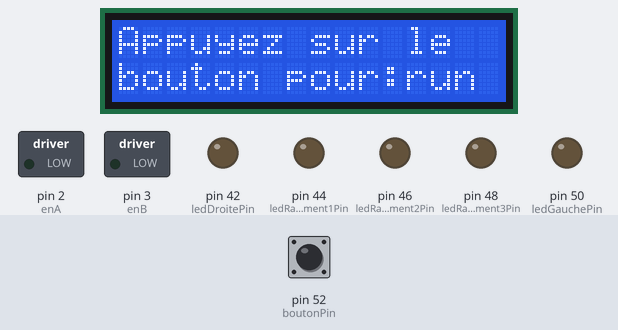
Bench run of a sketch on a simulated Arduino Mega 2560, built with avr-gcc and run on an emulated ATmega2560. Shown: 16×2 character LCD, switched loads named in the sketch (green lamp = pin HIGH), output pins drawn as LEDs (lit = HIGH). The test bench sets the inputs (shaded band); at power-on: pin 52 (boutonPin) HIGH.

Above: at 0.8 s.
0.9 s: pin 52 (boutonPin) pulled LOW for 0.15 s
At 1.7 s:
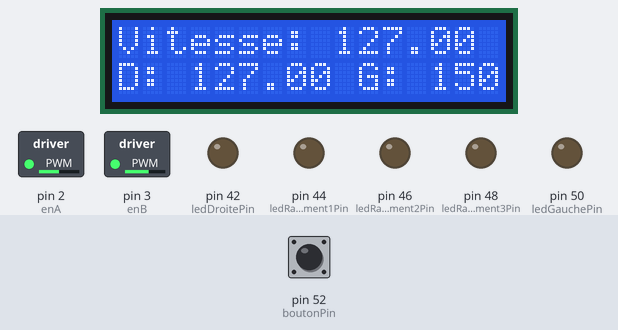
At 6.8 s:
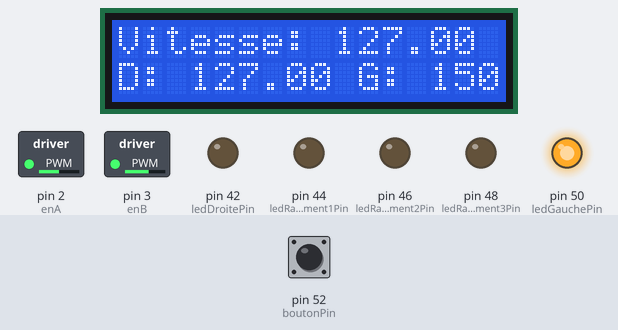
Timing chart, 0 to 8.4 s (numbered marks = the images above; inputs shaded):
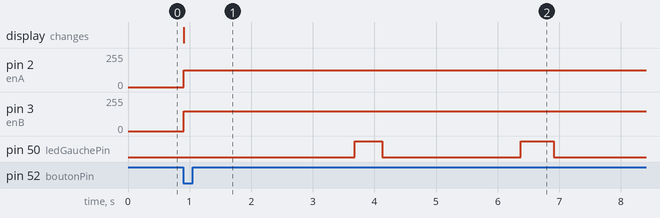

The sketch:

Robot_suiveur_trajectoire.ino
```cpp
#include <LiquidCrystal.h>

// Broches des LED
#define ledDroitePin 42
#define ledGauchePin 50
#define inp1 28
#define inp2 26
#define inp3 24
#define inp4 22
#define enA 2
#define enB 3

// Broches des LED de ralentissement
#define ledRalentissement1Pin 44
#define ledRalentissement2Pin 46
#define ledRalentissement3Pin 48

// Broche du bouton poussoir
#define boutonPin 52

// Broche des potentiomètres
#define potentiometreVitessePin A0

// Broches de l'écran LCD
const int rs = 40, en = 30, d4 = 32, d5 = 34, d6 = 36, d7 = 38;
LiquidCrystal lcd(rs, en, d4, d5, d6, d7);

// Variables pour la vitesse des roues
float vitesseRobot;
float vitesseRoueDroite;
float vitesseRoueGauche;
bool ex = false;

void setup() {
  Serial.begin(9600);

  // Initialisation des modes des broches
  pinMode(ledDroitePin, OUTPUT);
  pinMode(ledGauchePin, OUTPUT);
  pinMode(ledRalentissement1Pin, OUTPUT);
  pinMode(ledRalentissement2Pin, OUTPUT);
  pinMode(ledRalentissement3Pin, OUTPUT);
  pinMode(boutonPin, INPUT_PULLUP);

  // Initialisation de l'écran LCD
  lcd.begin(16, 2);

  // Affichage du message d'attente
  lcd.setCursor(0, 0);
  lcd.print("Appuyez sur le");
  lcd.setCursor(0, 1);
  lcd.print("bouton pour:run");

  while (digitalRead(boutonPin) == HIGH) {
    // Attendre que le bouton soit enfoncé
  }
  lcd.clear();
}

void loop() {
  // Lecture des valeurs des potentiomètres
  vitesseRobot = map(analogRead(potentiometreVitessePin), 0, 1023, 0, 255);
  vitesseRoueDroite = vitesseRobot;
  vitesseRoueGauche = vitesseRobot + 23;
  analogWrite(enA, vitesseRoueDroite);
  analogWrite(enB, vitesseRoueGauche);

  // Affichage des valeurs sur l'écran LCD
  lcd.setCursor(0, 0);
  lcd.print("Vitesse: ");
  lcd.print(vitesseRobot);
  lcd.setCursor(0, 1);
  lcd.print("D: ");
  lcd.print(vitesseRoueDroite);
  lcd.print(" G: ");
  lcd.print(vitesseRoueGauche);

  // Suivi de la trajectoire
  if (!ex) {
    forward();
    delay(2770);
    ex = true;
    off();
    digitalWrite(ledGauchePin, HIGH);
    turnRight1();
    forward();
    delay(2250);
    off();
    digitalWrite(ledGauchePin, HIGH);
    turnRight2();
    forward();
    delay(3150);
    off();
  }

  // Activation des clignotants lors d'un virage
  if (vitesseRoueDroite + 23 > vitesseRoueGauche) {
    // Activation du clignotant droit
    Serial.println("1");
    digitalWrite(ledGauchePin, HIGH);
    delay(200);
    digitalWrite(ledGauchePin, LOW);
  }
  else if (vitesseRoueGauche > vitesseRoueDroite + 23) {
    // Activation du clignotant gauche
    digitalWrite(ledDroitePin, HIGH);
    delay(200);
    digitalWrite(ledDroitePin, LOW);
  }

  // Activation des LED de ralentissement
  if (vitesseRobot < 100) {
    Serial.println("aa");
    digitalWrite(ledRalentissement1Pin, HIGH);
    digitalWrite(ledRalentissement2Pin, HIGH);
    digitalWrite(ledRalentissement3Pin, HIGH);
  } else {
    digitalWrite(ledRalentissement1Pin, LOW);
    digitalWrite(ledRalentissement2Pin, LOW);
    digitalWrite(ledRalentissement3Pin, LOW);
  }
}

void forward() {
  digitalWrite(inp1, LOW);
  digitalWrite(inp2, HIGH);
  digitalWrite(inp3, LOW);
  digitalWrite(inp4, HIGH);
}

void reverse() {
  digitalWrite(inp1, HIGH);
  digitalWrite(inp2, LOW);
  digitalWrite(inp3, HIGH);
  digitalWrite(inp4, LOW);
}

void Tleft() {
  digitalWrite(inp1, LOW);
  digitalWrite(inp2, HIGH);
  digitalWrite(inp3, HIGH);
  digitalWrite(inp4, LOW);
}

void Tright() {
  digitalWrite(inp1, HIGH);
  digitalWrite(inp2, LOW);
  digitalWrite(inp3, LOW);
  digitalWrite(inp4, HIGH);
}

void turnRight1() {
  // Définir la durée de rotation à droite (ajustez selon vos besoins)
  int rotationDuration = 450;

  // Activer les mouvements appropriés pour tourner à droite
  Tleft();
  delay(rotationDuration);
  digitalWrite(ledGauchePin, LOW);
  off();
}

void turnRight2() {
  // Définir la durée de rotation à droite (ajustez selon vos besoins)
  int rotationDuration = 530;

  // Activer les mouvements appropriés pour tourner à droite
  Tleft();
  delay(rotationDuration);
  digitalWrite(ledGauchePin, LOW);
  off();
}

void off() {
  digitalWrite(inp1, LOW);
  digitalWrite(inp2, LOW);
  digitalWrite(inp3, LOW);
  digitalWrite(inp4, LOW);
}
```

Measured:
- after the input at 0.9 s, pin 2 (enA): 0/255 → 127/255 at once; pin 3 (enB): 0/255 → 150/255 at once; pin 50 (ledGauchePin): alternates HIGH for 0.49 s and LOW for 2.3 s, starting after 2.8 s; the display: changes at once (image 1)
